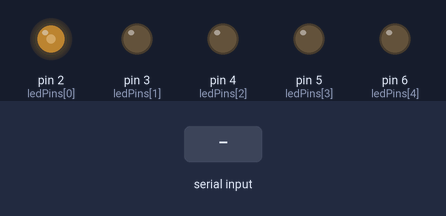
A sketch run on a simulated Arduino Uno, built with avr-gcc and run on an emulated ATmega328P. Shown: output pins drawn as LEDs (lit = HIGH). The inputs (shaded band) are chosen by the test bench.

Above: at 1.2 s.
1.3 s: byte 30 received over Serial
At 2.4 s:
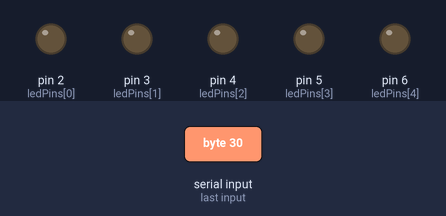
2.8 s: byte 120 received over Serial
At 4.1 s:
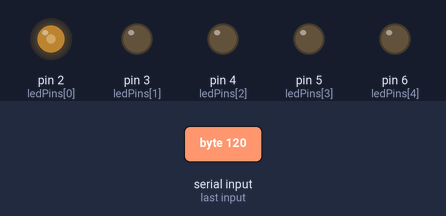
Timing chart, 0 to 5.8 s (numbered marks = the images above; inputs shaded):
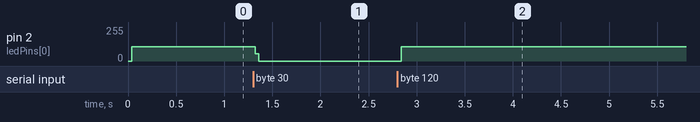

Measured:
- after the input at 1.3 s, pin 2 (ledPins[0]): 107/255 → 0/255 at once
- after the input at 2.8 s, pin 2 (ledPins[0]): 0/255 → 107/255 at once

The sketch:

arduinoMegaSerialCommTest.ino
```cpp
int ledPins[] = {2, 3, 4, 5, 6};
int selectedPin = 0;

void setup() {
  Serial.begin(9600);

  for (int i = 0; i < 5; i++) {
    pinMode(ledPins[i], OUTPUT);
  }
  Serial.flush();
}

void loop() {
  if (Serial.available() > 0) {

    selectedPin = (int)Serial.read();
    //selectedPin = (selectedPin + 1) % 16;

    /*
      int val = Serial.read();
      if (val == 1) {
      selectedPin = 1;
      } else {
      selectedPin = 0;
      }
    */

  }

  for (int i = 0; i < 5; i++) {
    digitalWrite(ledPins[i], LOW);
  }

  //int selectedPin = (int)Serial.read();
  digitalWrite(ledPins[selectedPin], HIGH);
  //Serial.write(selectedPin);

  //delay(100);
  //selectedPin = (selectedPin + 1) % 16;
}
```
